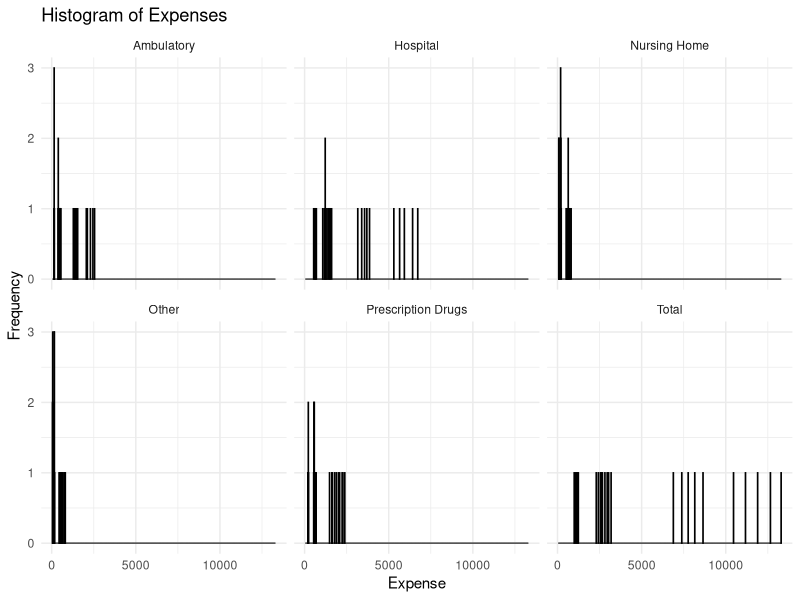
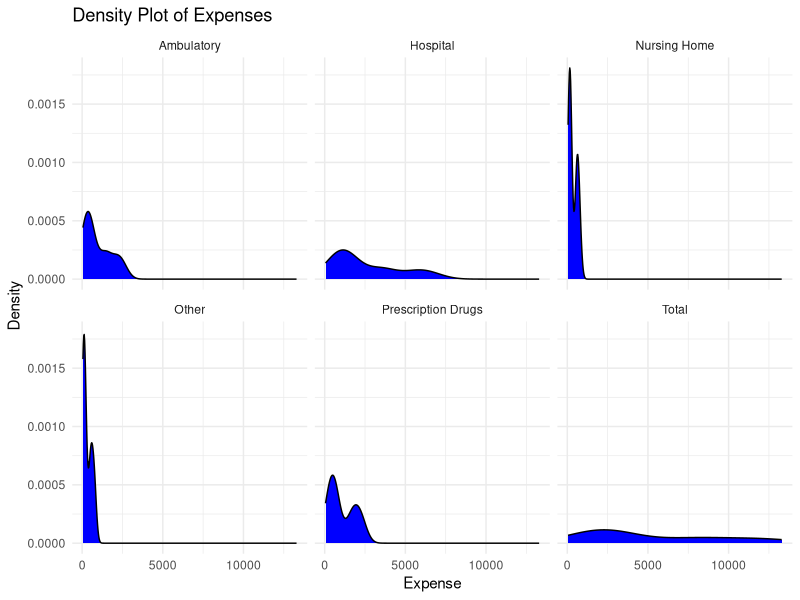
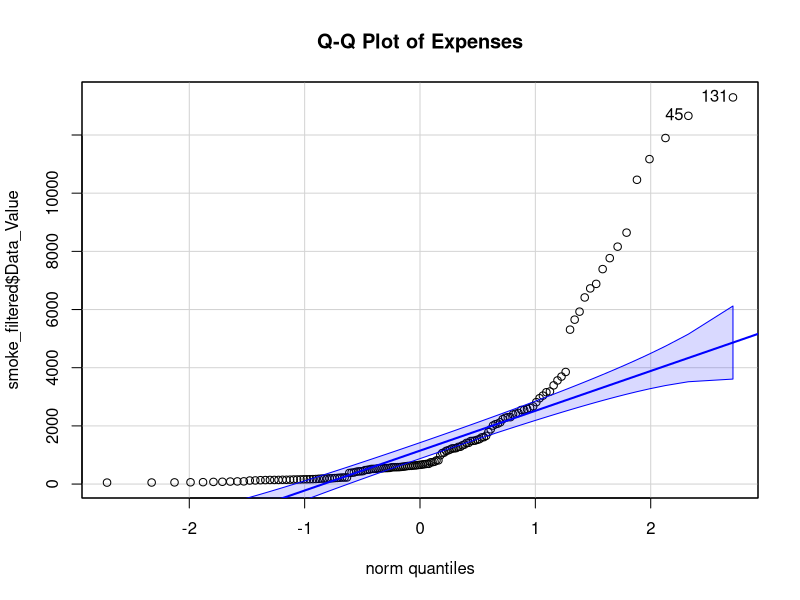

R code for these plots, in order:
## ---- chunk 1
#load the dataset
library(here)
smoke_expense<- read.csv(here("cdcdata-exercise", "SAE.csv"))
#make sure data fully loaded by checking number of rows and columns. We should have 19 variables and 1560 observations
nrow(smoke_expense)
ncol(smoke_expense)
#check the structure and summary of the data
summary(smoke_expense)
structure(smoke_expense)
## ---- chunk 2
#make a new data frame containing only our four columns of interest: Year, LocationAbbr, Variable, and Data_Value.
smoke_expense_2 <- smoke_expense[, c("Year", "LocationAbbr", "Variable", "Data_Value")]
#check the new object to make sure it has everything we want
structure(smoke_expense_2)
summary(smoke_expense_2)
## ---- chunk 3
#check for NA values
na_check<- is.na(smoke_expense_2)
print(sum(na_check))
## ---- chunk 4
# Load necessary libraries
library(dplyr)

# Filter for the 5 states you are interested in
states <- c("TN", "MS", "GA", "FL", "CA")
smoke_filtered <- smoke_expense_2 %>% filter(LocationAbbr %in% states)

# Calculate mean and standard deviation
smoke_summary <- smoke_filtered %>%
  group_by(LocationAbbr, Year, Variable) %>%
  summarise(
    Mean = mean(Data_Value, na.rm = TRUE),
    SD = sd(Data_Value, na.rm = TRUE)
  )

# Print the summary statistics
print(smoke_summary)

## ---- chunk 5
# Calculate mean and standard deviation for all 5 states combined
smoke_summary <- smoke_filtered %>%
  group_by(LocationAbbr, Variable) %>%
  summarise(
    Mean = mean(Data_Value, na.rm = TRUE),
    SD = sd(Data_Value, na.rm = TRUE)
  )

# Print the summary statistics
print(smoke_summary)

## ---- chunk 6
# Load necessary libraries
library(ggplot2)

# Create a histogram
ggplot(smoke_filtered, aes(x = Data_Value)) + 
  geom_histogram(binwidth = 12.25, fill = "blue", color = "black") +
  facet_wrap(~ Variable) +
  theme_minimal() +
  labs(title = "Histogram of Expenses", x = "Expense", y = "Frequency")

# Create a density plot
ggplot(smoke_filtered, aes(x = Data_Value)) + 
  geom_density(fill = "blue") +
  facet_wrap(~ Variable) +
  theme_minimal() +
  labs(title = "Density Plot of Expenses", x = "Expense", y = "Density")

# Create a Q-Q plot
library(car)
qqPlot(smoke_filtered$Data_Value, distribution = "norm", main = "Q-Q Plot of Expenses")

